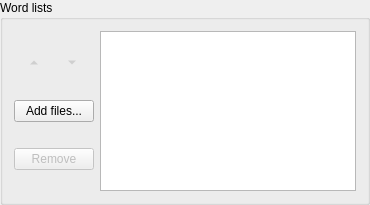
             <widget class="QGroupBox" name="groupBox_wordlists">
              <property name="title">
               <string>Word lists</string>
              </property>
              <layout class="QHBoxLayout" name="horizontalLayout_13">
               <item>
                <layout class="QVBoxLayout" name="verticalLayout_17">
                 <item>
                  <layout class="QHBoxLayout" name="horizontalLayout_69">
                   <item>
                    <widget class="QToolButton" name="toolButton_wordlist_sort_asc">
                     <property name="enabled">
                      <bool>false</bool>
                     </property>
                     <property name="toolTip">
                      <string>Move item up</string>
                     </property>
                     <property name="text">
                      <string>...</string>
                     </property>
                     <property name="autoRaise">
                      <bool>true</bool>
                     </property>
                     <property name="arrowType">
                      <enum>Qt::ArrowType::UpArrow</enum>
                     </property>
                    </widget>
                   </item>
                   <item>
                    <widget class="QToolButton" name="toolButton_wordlist_sort_desc">
                     <property name="enabled">
                      <bool>false</bool>
                     </property>
                     <property name="toolTip">
                      <string>Move item down</string>
                     </property>
                     <property name="text">
                      <string>...</string>
                     </property>
                     <property name="autoRaise">
                      <bool>true</bool>
                     </property>
                     <property name="arrowType">
                      <enum>Qt::ArrowType::DownArrow</enum>
                     </property>
                    </widget>
                   </item>
                  </layout>
                 </item>
                 <item>
                  <widget class="QPushButton" name="pushButton_add_wordlist">
                   <property name="sizePolicy">
                    <sizepolicy hsizetype="Preferred" vsizetype="Fixed">
                     <horstretch>0</horstretch>
                     <verstretch>0</verstretch>
                    </sizepolicy>
                   </property>
                   <property name="text">
                    <string>Add files...</string>
                   </property>
                  </widget>
                 </item>
                 <item>
                  <widget class="QPushButton" name="pushButton_remove_wordlist">
                   <property name="enabled">
                    <bool>false</bool>
                   </property>
                   <property name="sizePolicy">
                    <sizepolicy hsizetype="Preferred" vsizetype="Fixed">
                     <horstretch>0</horstretch>
                     <verstretch>0</verstretch>
                    </sizepolicy>
                   </property>
                   <property name="text">
                    <string>Remove</string>
                   </property>
                  </widget>
                 </item>
                </layout>
               </item>
               <item>
                <widget class="QListWidget" name="listWidget_wordlist">
                 <property name="sizePolicy">
                  <sizepolicy hsizetype="Expanding" vsizetype="Minimum">
                   <horstretch>0</horstretch>
                   <verstretch>0</verstretch>
                  </sizepolicy>
                 </property>
                 <property name="maximumSize">
                  <size>
                   <width>16777215</width>
                   <height>160</height>
                  </size>
                 </property>
                 <property name="acceptDrops">
                  <bool>true</bool>
                 </property>
                 <property name="dragDropMode">
                  <enum>QAbstractItemView::DragDropMode::DropOnly</enum>
                 </property>
                 <property name="alternatingRowColors">
                  <bool>true</bool>
                 </property>
                 <property name="selectionMode">
                  <enum>QAbstractItemView::SelectionMode::ExtendedSelection</enum>
                 </property>
                </widget>
               </item>
              </layout>
             </widget>
